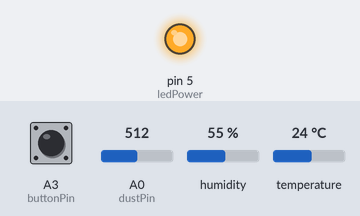
Simulated run of this sketch. Board: Arduino Uno, built with avr-gcc and run on an emulated ATmega328P. Shown: output pins drawn as LEDs (lit = HIGH). Inputs (shaded band) come from the test bench; at power-on: A0 (dustPin) = 512, A3 (buttonPin) LOW, humidity 55 %, temperature 24 °C. What the sketch prints to the serial monitor is not drawn.

Above: at 0.1 s.
Timing chart, 0 to 1.6 s (numbered marks = the images above):
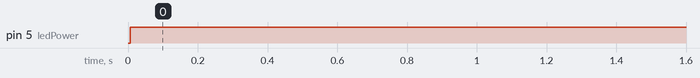

Measured:
- by itself, pin 5 (ledPower): LOW → HIGH at 0.01 s

The sketch:

sketch_dec15a.ino
```cpp
#include "DHT.h"
#define DHTPIN 2
#define DHTTYPE DHT22
#include <ArduinoJson.h>
StaticJsonDocument<200> json_doc;
char json_output[100];
DeserializationError json_error;
const char* payload_room;
const char* payload_msg;
const int buttonPin = A3;     // the number of the pushbutton pin
int buttonState = 0;
int killed_key = 0;

DHT dht(DHTPIN, DHTTYPE);

int dustPin = 0;

float dustVal = 0;

int ledPower = 5;
int delayTime = 280;
int delayTime2 = 40;
float offTime = 9680;
void setup() {
  pinMode(buttonPin, INPUT);
  Serial.begin(115200);
  dht.begin();
  pinMode(ledPower, OUTPUT);
  pinMode(dustPin, INPUT);
}

void loop() {
  buttonState = digitalRead(buttonPin);
  float h = dht.readHumidity();
  float t = dht.readTemperature();
  if (isnan(h) || isnan(t) ) {
    Serial.println(F("感測器讀取失敗"));
    return;
  }
  //  Serial.print(F("濕度: "));
  //  Serial.print(h);
  //  Serial.print(F("% 溫度: "));
  //  Serial.print(t);
  //  Serial.println("°C");
  // ledPower is any digital pin on the arduino connected to Pin 3 on the sensor
  digitalWrite(ledPower, LOW);
  delayMicroseconds(delayTime);
  dustVal = analogRead(dustPin);
  delayMicroseconds(delayTime2);
  digitalWrite(ledPower, HIGH);
  delayMicroseconds(offTime);
  float aqi = 0;
  if (dustVal > 36.455)
    aqi = (float(dustVal / 1024) - 0.0356) * 120000 * 0.035;
  if (buttonState == HIGH) {
    killed_key = 1;
  }
  json_doc["temp"] = t;
  json_doc["humidy"] = h;
  json_doc["killed_key"] = killed_key;
  json_doc["aqi"] = aqi;
  serializeJson(json_doc, json_output);
  Serial.println( json_output );
  //Serial.println( "string to json:" );
  delay(1000);
}
```
